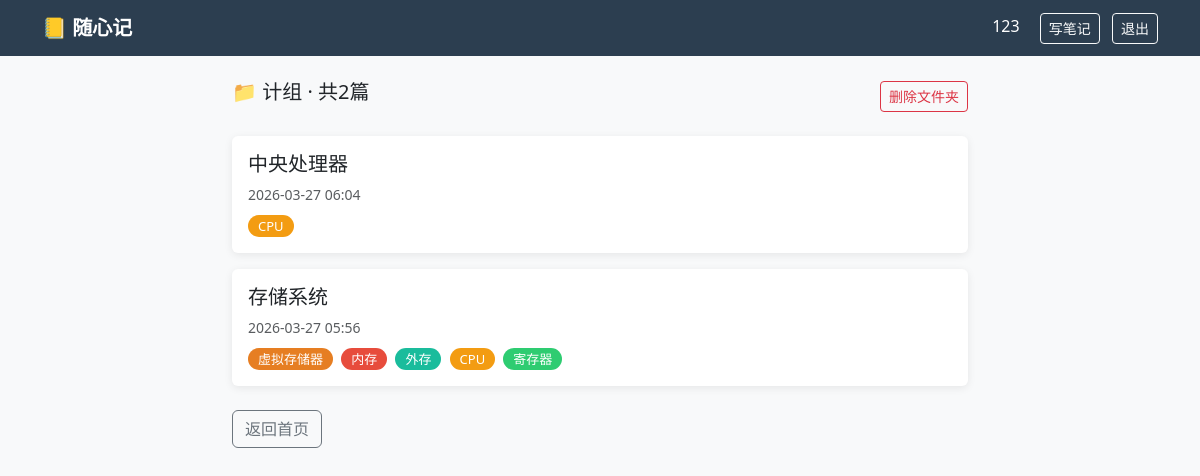
The app's page /folders/1 (signed in) with its own data.
### app.py (models this page shows)
class User(UserMixin, db.Model):
    id = db.Column(db.Integer, primary_key=True)
    username = db.Column(db.String(80), unique=True, nullable=False)
    password = db.Column(db.String(200), nullable=False)
    notes = db.relationship('Note', backref='author', lazy=True)

class Folder(db.Model):
    id = db.Column(db.Integer, primary_key=True)
    name = db.Column(db.String(100), nullable=False)
    user_id = db.Column(db.Integer, db.ForeignKey('user.id'), nullable=False)
    notes = db.relationship('Note', backref='folder', lazy=True)

class Note(db.Model):
    id = db.Column(db.Integer, primary_key=True)
    title = db.Column(db.String(200), nullable=False)
    content = db.Column(db.Text, nullable=False)
    created_at = db.Column(db.DateTime, default=datetime.utcnow)
    user_id = db.Column(db.Integer, db.ForeignKey('user.id'), nullable=False)
    folder_id = db.Column(db.Integer, db.ForeignKey('folder.id'), nullable=True)
    is_public = db.Column(db.Boolean, default=False)
    tags = db.relationship('Tag', secondary=note_tags, backref='notes')

class Tag(db.Model):
    id = db.Column(db.Integer, primary_key=True)
    name = db.Column(db.String(50), unique=True, nullable=False)

### app.py (the view)
@app.route('/folders/<int:folder_id>')
@login_required
def view_folder(folder_id):
    folder = Folder.query.get_or_404(folder_id)
    notes = Note.query.filter_by(folder_id=folder_id, user_id=current_user.id).order_by(Note.created_at.desc()).all()
    return render_template('folder.html', folder=folder, notes=notes)

### app.py (called while the page is built)
@login_manager.user_loader
def load_user(user_id):
    return User.query.get(int(user_id))

### templates/folder.html (shortened to what this page needs)
{% extends 'base.html' %}
{% block content %}
<div class="row justify-content-center">
    <div class="col-md-8">
        <div class="d-flex justify-content-between align-items-center mb-4">
            <h5>📁 {{ folder.name }} · 共{{ notes|length }}篇</h5>
            <a href="/folders/{{ folder.id }}/delete" class="btn btn-sm btn-outline-danger"
               onclick="return confirm('删除文件夹不会删除笔记，确定？')">删除文件夹</a>
        </div>
        {% for note in notes %}
        <div class="card mb-3 p-3">
            <h5><a href="/notes/{{ note.id }}" class="text-decoration-none text-dark">{{ note.title }}</a></h5>
            <small class="text-muted">{{ note.created_at.strftime('%Y-%m-%d %H:%M') }}</small>
            <div class="mt-2">
                {% for tag in note.tags %}
                <a href="/tags/{{ tag.id }}" class="tag-badge tag-color-{{ tag.id % 8 }}">{{ tag.name }}</a>
                {% endfor %}
            </div>
        </div>
        {% else %}
        <div class="card p-4 text-center text-muted">
            <p>这个文件夹还没有笔记</p>
        </div>
        {% endfor %}
        <a href="/" class="btn btn-outline-secondary mt-2">返回首页</a>
    </div>
</div>
{% endblock %}

### templates/base.html (shortened to what this page needs)
<!DOCTYPE html>
<html>
<head>
    <link href="https://cdn.jsdelivr.net/npm/bootstrap@5.3.0/dist/css/bootstrap.min.css" rel="stylesheet">
    <link rel="stylesheet" href="https://cdn.jsdelivr.net/npm/easymde/dist/easymde.min.css">
</head>
<body>
    <nav class="navbar navbar-dark mb-4">
        <div class="container">
            <a class="navbar-brand fw-bold" href="/">📒 随心记</a>
            {% if current_user.is_authenticated %}
            <div>
                <span class="text-white me-3">{{ current_user.username }}</span>
                <a href="/notes/new" class="btn btn-sm btn-outline-light me-2">写笔记</a>
                <a href="/logout" class="btn btn-sm btn-outline-light">退出</a>
            </div>
            {% endif %}
        </div>
    </nav>
    <div class="container">
        {% block content %}{% endblock %}
    </div>
</body>
</html>

### templates/base.html (style rules this page uses)
body { background-color: #f8f9fa; }
.navbar { background-color: #2c3e50 !important; }
.card { border: none; box-shadow: 0 2px 8px rgba(0,0,0,0.08); }
.tag-badge { padding: 2px 10px; border-radius: 12px; font-size: 13px; text-decoration: none; margin-right: 4px; color: white; }
.tag-color-1 { background-color: #2ecc71; }
.tag-color-2 { background-color: #e67e22; }
.tag-color-4 { background-color: #e74c3c; }
.tag-color-5 { background-color: #1abc9c; }
.tag-color-6 { background-color: #f39c12; }

### records on screen
User: username "123"
Folder: name "计组"
Note: title "中央处理器", created_at "2026-03-27 06:04"
Tag: name "CPU"
Note: title "存储系统", created_at "2026-03-27 05:56"
Tag: name "虚拟存储器"
Tag: name "内存"
Tag: name "外存"
Tag: name "寄存器"

### other values on screen
{{ notes|length }} "2"
